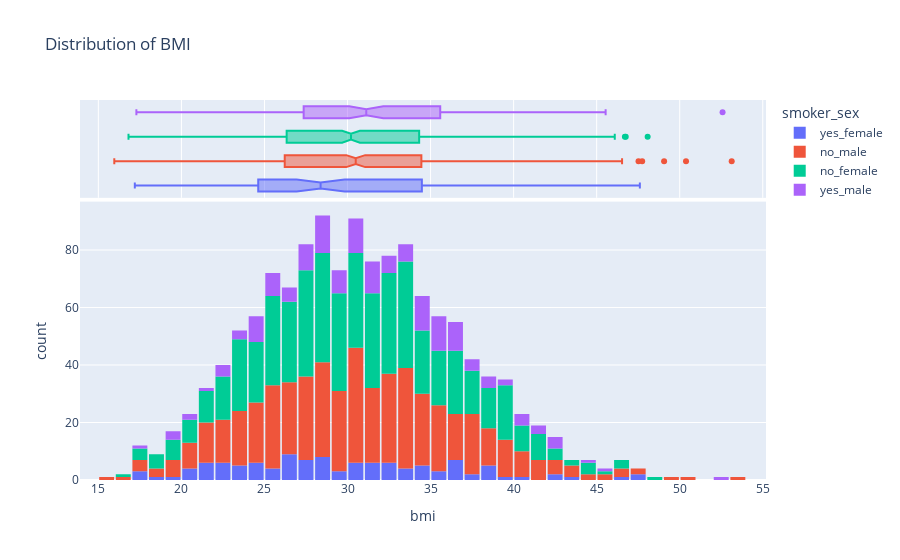

Notebook code for this chart:
### Code cell
# now let us add sex as well

# Create a new combined categorical variable  
data['smoker_sex'] = data['smoker'] + '_' + data['sex']

fig = px.histogram(data,
                   x = 'bmi',
                   color = 'smoker_sex',                   
                   nbins = 39,
                   marginal = 'box',
                   title = 'Distribution of BMI')
fig.update_layout(bargap = 0.1)
fig.show()

### Figure 1 — Plotly figure (JSON) as saved in the notebook; plotly's stock layout.template omitted (floating-point values rounded to 4 significant figures; data arrays with more than 128 entries replaced by an {"elided": "..."} marker saying what was removed)
{"data": [{"alignmentgroup": "True", "bingroup": "x", "hovertemplate": "smoker_sex=yes_female<br>bmi=%{x}<br>count=%{y}<extra></extra>", "legendgroup": "yes_female", "marker": {"color": "#636efa", "pattern": {"shape": ""}}, "name": "yes_female", "nbinsx": 39, "offsetgroup": "yes_female", "orientation": "v", "showlegend": true, "type": "histogram", "x": [27.9, 26.29, 31.92, 22.88, 22.42, 24.75, 34.8, 31.16, 31.3, 29.92, 27.94, 28.3, 17.77, 23.37, 26.6, 36.85, 37.7, 36.08, 22.22, 36.67, 27.74, 32.2, 26.84, 28.12, 36.77, 22.61, 31.4, 33.8, 36.38, 21.7, 28.31, 24.89, 17.95, 20.23, 17.2, 22.6, 26.98, 33.5, 28.38, 38.06, 47.41, 46.2, 34.1, 38.09, 30.21, 21.85, 28.31, 23.66, 36.63, 33.11, 38.95, 25.3, 22.99, 32.77, 43.89, 38.06, 39.05, 21.75, 38.39, 26.4, 27.83, 28.88, 27.6, 42.24, 26.12, 35.53, 32.78, 29.81, 32.45, 30.78, 35.53, 23.84, 33.11, 47.6, 37.05, 26.89, 20.05, 24.6, 26.89, 20.52, 20.05, 31.02, 23.66, 35.2, 30.5, 28.02, 24.7, 18.3, 30.4, 34.96, 19.09, 25.85, 31.4, 36.86, 42.75, 32.49, 32.56, 26.7, 24.13, 28.49, 25.27, 30.02, 27.28, 25.55, 34.6, 24.42, 21.8, 27.64, 21.66, 21.85, 30.2, 34.7, 23.66, 40.37, 29.07], "xaxis": "x", "yaxis": "y"}, {"alignmentgroup": "True", "hovertemplate": "smoker_sex=yes_female<br>bmi=%{x}<extra></extra>", "legendgroup": "yes_female", "marker": {"color": "#636efa"}, "name": "yes_female", "notched": true, "offsetgroup": "yes_female", "showlegend": false, "type": "box", "x": [27.9, 26.29, 31.92, 22.88, 22.42, 24.75, 34.8, 31.16, 31.3, 29.92, 27.94, 28.3, 17.77, 23.37, 26.6, 36.85, 37.7, 36.08, 22.22, 36.67, 27.74, 32.2, 26.84, 28.12, 36.77, 22.61, 31.4, 33.8, 36.38, 21.7, 28.31, 24.89, 17.95, 20.23, 17.2, 22.6, 26.98, 33.5, 28.38, 38.06, 47.41, 46.2, 34.1, 38.09, 30.21, 21.85, 28.31, 23.66, 36.63, 33.11, 38.95, 25.3, 22.99, 32.77, 43.89, 38.06, 39.05, 21.75, 38.39, 26.4, 27.83, 28.88, 27.6, 42.24, 26.12, 35.53, 32.78, 29.81, 32.45, 30.78, 35.53, 23.84, 33.11, 47.6, 37.05, 26.89, 20.05, 24.6, 26.89, 20.52, 20.05, 31.02, 23.66, 35.2, 30.5, 28.02, 24.7, 18.3, 30.4, 34.96, 19.09, 25.85, 31.4, 36.86, 42.75, 32.49, 32.56, 26.7, 24.13, 28.49, 25.27, 30.02, 27.28, 25.55, 34.6, 24.42, 21.8, 27.64, 21.66, 21.85, 30.2, 34.7, 23.66, 40.37, 29.07], "xaxis": "x2", "yaxis": "y2"}, {"alignmentgroup": "True", "bingroup": "x", "hovertemplate": "smoker_sex=no_male<br>bmi=%{x}<br>count=%{y}<extra></extra>", "legendgroup": "no_male", "marker": {"color": "#EF553B", "pattern": {"shape": ""}}, "name": "no_male", "nbinsx": 39, "offsetgroup": "no_male", "orientation": "v", "showlegend": true, "type": "histogram", "x": {"elided": "517 float values"}, "xaxis": "x", "yaxis": "y"}, {"alignmentgroup": "True", "hovertemplate": "smoker_sex=no_male<br>bmi=%{x}<extra></extra>", "legendgroup": "no_male", "marker": {"color": "#EF553B"}, "name": "no_male", "notched": true, "offsetgroup": "no_male", "showlegend": false, "type": "box", "x": {"elided": "517 float values"}, "xaxis": "x2", "yaxis": "y2"}, {"alignmentgroup": "True", "bingroup": "x", "hovertemplate": "smoker_sex=no_female<br>bmi=%{x}<br>count=%{y}<extra></extra>", "legendgroup": "no_female", "marker": {"color": "#00cc96", "pattern": {"shape": ""}}, "name": "no_female", "nbinsx": 39, "offsetgroup": "no_female", "orientation": "v", "showlegend": true, "type": "histogram", "x": {"elided": "547 float values"}, "xaxis": "x", "yaxis": "y"}, {"alignmentgroup": "True", "hovertemplate": "smoker_sex=no_female<br>bmi=%{x}<extra></extra>", "legendgroup": "no_female", "marker": {"color": "#00cc96"}, "name": "no_female", "notched": true, "offsetgroup": "no_female", "showlegend": false, "type": "box", "x": {"elided": "547 float values"}, "xaxis": "x2", "yaxis": "y2"}, {"alignmentgroup": "True", "bingroup": "x", "hovertemplate": "smoker_sex=yes_male<br>bmi=%{x}<br>count=%{y}<extra></extra>", "legendgroup": "yes_male", "marker": {"color": "#ab63fa", "pattern": {"shape": ""}}, "name": "yes_male", "nbinsx": 39, "offsetgroup": "yes_male", "orientation": "v", "showlegend": true, "type": "histogram", "x": {"elided": "159 float values"}, "xaxis": "x", "yaxis": "y"}, {"alignmentgroup": "True", "hovertemplate": "smoker_sex=yes_male<br>bmi=%{x}<extra></extra>", "legendgroup": "yes_male", "marker": {"color": "#ab63fa"}, "name": "yes_male", "notched": true, "offsetgroup": "yes_male", "showlegend": false, "type": "box", "x": {"elided": "159 float values"}, "xaxis": "x2", "yaxis": "y2"}], "layout": {"autosize": true, "bargap": 0.1, "barmode": "relative", "legend": {"title": {"text": "smoker_sex"}, "tracegroupgap": 0}, "title": {"text": "Distribution of BMI"}, "xaxis": {"anchor": "y", "autorange": true, "domain": [0, 1], "range": [13.89, 55.2], "title": {"text": "bmi"}, "type": "linear"}, "xaxis2": {"anchor": "y2", "autorange": true, "domain": [0, 1], "matches": "x", "range": [13.89, 55.2], "showgrid": true, "showticklabels": false, "type": "linear"}, "yaxis": {"anchor": "x", "autorange": true, "domain": [0, 0.7326], "range": [0, 96.84], "title": {"text": "count"}}, "yaxis2": {"anchor": "x2", "autorange": true, "domain": [0.7426, 1], "matches": "y2", "range": [-0.5, 3.5], "showgrid": false, "showline": false, "showticklabels": false, "ticks": "", "type": "category"}}}
